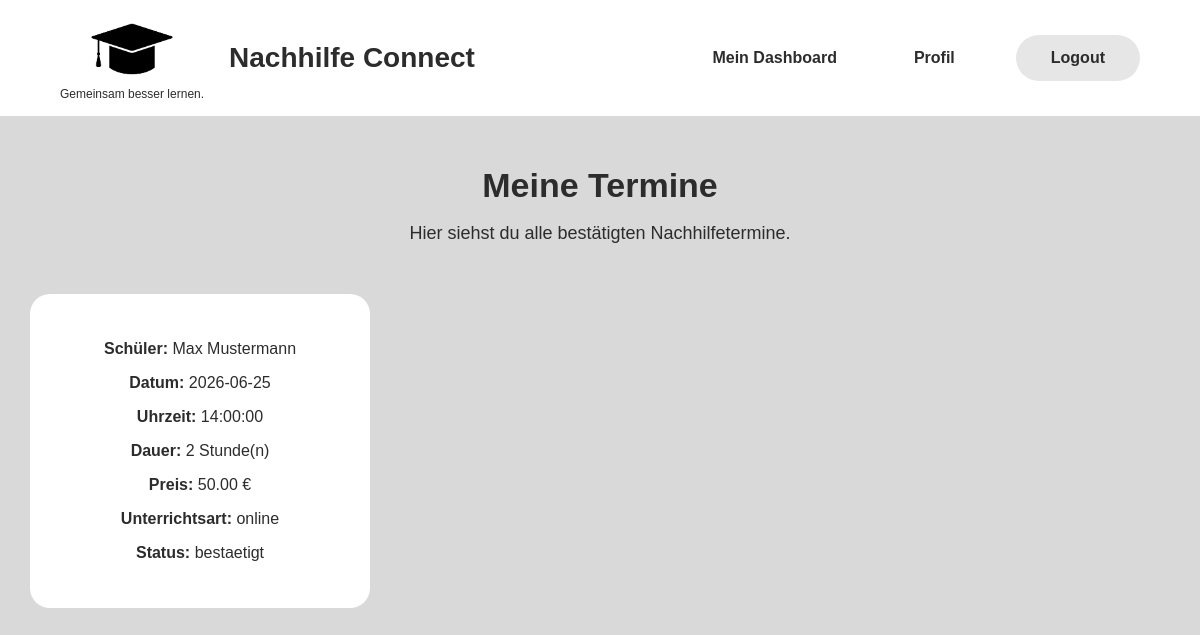
Screenshot of /termine (signed in) with the database file from the repository.
### models.py (models this page shows)
class Buchung(db.Model):
    __tablename__ = "buchung"
    id = db.Column(db.Integer, primary_key=True)
    schüler_id = db.Column(db.Integer, db.ForeignKey("users.id"), nullable=False)
    lehrer_id = db.Column(db.Integer, db.ForeignKey("users.id"), nullable=False)
    fach_id = db.Column(db.Integer, db.ForeignKey("fach.id"), nullable=False)
    schueler = db.relationship('User', foreign_keys=[schüler_id])
    lehrer = db.relationship('User', foreign_keys=[lehrer_id])
    bewertung = db.relationship('Bewertung', uselist=False)
    datum = db.Column(db.Date, nullable=False)
    uhrzeit = db.Column(db.Time, nullable=False)
    dauer_stunden = db.Column(db.Integer, nullable=False)
    gesamtpreis = db.Column(db.Numeric(8, 2), nullable=False)
    unterrichtsart = db.Column(db.String(30), nullable=False)
    zahlungsart = db.Column(db.String(30), nullable=False)
    status = db.Column(db.String(30), nullable=False, default="anfrage")
    nachricht = db.Column(db.Text, nullable=True)
    erstellt_am = db.Column(db.DateTime, nullable=False, default=datetime.utcnow)

class User(db.Model):
    __tablename__ = "users"
    id = db.Column(db.Integer, primary_key=True)
    vorname = db.Column(db.String(100), nullable=False)
    nachname = db.Column(db.String(100), nullable=False)
    rolle = db.Column(db.String(20), nullable=False)                   #Schüler / lehrer
    ist_gesperrt = db.Column(
        db.Boolean,
        nullable=False,
        default=False
    )
    telefon = db.Column(db.String(30), nullable=True)
    email = db.Column(db.String(120), unique=True, nullable=False)
    passwort = db.Column(db.String(255), nullable=False)
    buchungen_als_lehrer = db.relationship('Buchung', foreign_keys='Buchung.lehrer_id')

### app.py (the view)
@app.route('/termine')
def teacher_appointments():
    if 'user_id' not in session or session.get('rolle') != 'lehrer':
        flash("Bitte als Lehrer einloggen.")
        return redirect(url_for('login'))
    lehrer_user_id = session['user_id']
    termine = Buchung.query.filter_by(
        lehrer_id=lehrer_user_id,
        status="bestaetigt"
    ).all()
    return render_template('teacher_appointments.html', termine=termine)

### templates/teacher_appointments.html (shortened to what this page needs)
<!DOCTYPE html>
<html lang="de">
<head>
    <link rel="stylesheet" href="{{ url_for('static', filename='css/style.css') }}">
</head>
<body>
   <header>
   <div class="header-left">
    <div class="logo">
        <img src="{{ url_for('static', filename='images/logo.png') }}" alt="Nachhilfe Connect Logo">
        <p>Gemeinsam besser lernen.</p>
    </div>
    <h1>Nachhilfe Connect</h1>
    </div>
    <nav>
        <ul>
             <li><a href="{{ url_for('teacher_dashboard') }}">Mein Dashboard</a></li>
             <li><a href="{{ url_for('profile') }}">Profil</a></li>
             <li><a class="login-button" href="{{ url_for('logout') }}">Logout</a></li>
        </ul>
    </nav>
</header>
<main>
    <section class="dashboard-header">
        <h2>Meine Termine</h2>
        <p>Hier siehst du alle bestätigten Nachhilfetermine.</p>
    </section>
    <section class="requests-list">
        {% if termine %}
            {% for termin in termine %}
                <div class="dashboard-card">
                    <p><strong>Schüler:</strong> {{ termin.schueler.vorname }} {{ termin.schueler.nachname }}</p>
                    <p><strong>Datum:</strong> {{ termin.datum }}</p>
                    <p><strong>Uhrzeit:</strong> {{ termin.uhrzeit }}</p>
                    <p><strong>Dauer:</strong> {{ termin.dauer_stunden }} Stunde(n)</p>
                    <p><strong>Preis:</strong> {{ termin.gesamtpreis }} €</p>
                    <p><strong>Unterrichtsart:</strong> {{ termin.unterrichtsart }}</p>
                    <p><strong>Status:</strong> {{ termin.status }}</p>
                </div>
            {% endfor %}
        {% else %}
            <div class="dashboard-card">
                <h3>Keine bestätigten Termine</h3>
                <p>Aktuell hast du keine bestätigten Nachhilfetermine.</p>
            </div>
        {% endif %}
    </section>
</main>
</body>
</html>

### static/css/style.css (style rules this page uses)
body { margin: 0; font-family: Arial, sans-serif; color: #2c2c2c; background-color: #d9d9d9; }
header { background-color: #ffffff; padding: 15px 60px; display: flex; justify-content: space-between; align-items: center; }
.logo { text-align: center; }
.logo img { max-width: 90px; height: auto; }
.logo p { font-size: 12px; margin: 0; }
header h1 { font-size: 28px; margin: 0; }
.header-left { display: flex; align-items: center; gap: 25px; }
nav ul { list-style-type: none; margin: 0; padding: 0; overflow: hidden; display: flex; align-items: center; gap: 45px; }
nav li { float: left; }
nav li a { display: block; color: #2c2c2c; text-align: center; padding: 14px 16px; text-decoration: none; font-weight: bold; }
.login-button { background-color: #e6e6e6; border-radius: 30px; padding: 14px 35px; }
.dashboard-header { text-align: center; margin-top: 50px; }
.dashboard-header h2 { font-size: 34px; margin-bottom: 10px; }
.dashboard-header p { font-size: 18px; }
.dashboard-card { background-color: white; width: 280px; padding: 30px; border-radius: 20px; text-align: center; }
.requests-list { display: flex; flex-direction: column; gap: 25px; margin: 50px 30px; }

### rows the page displays
Buchung: schueler.vorname "Max", schueler.nachname "Mustermann", datum "2026-06-25", uhrzeit "14:00:00", dauer_stunden "2", gesamtpreis "50.00", unterrichtsart "online", status "bestaetigt"
